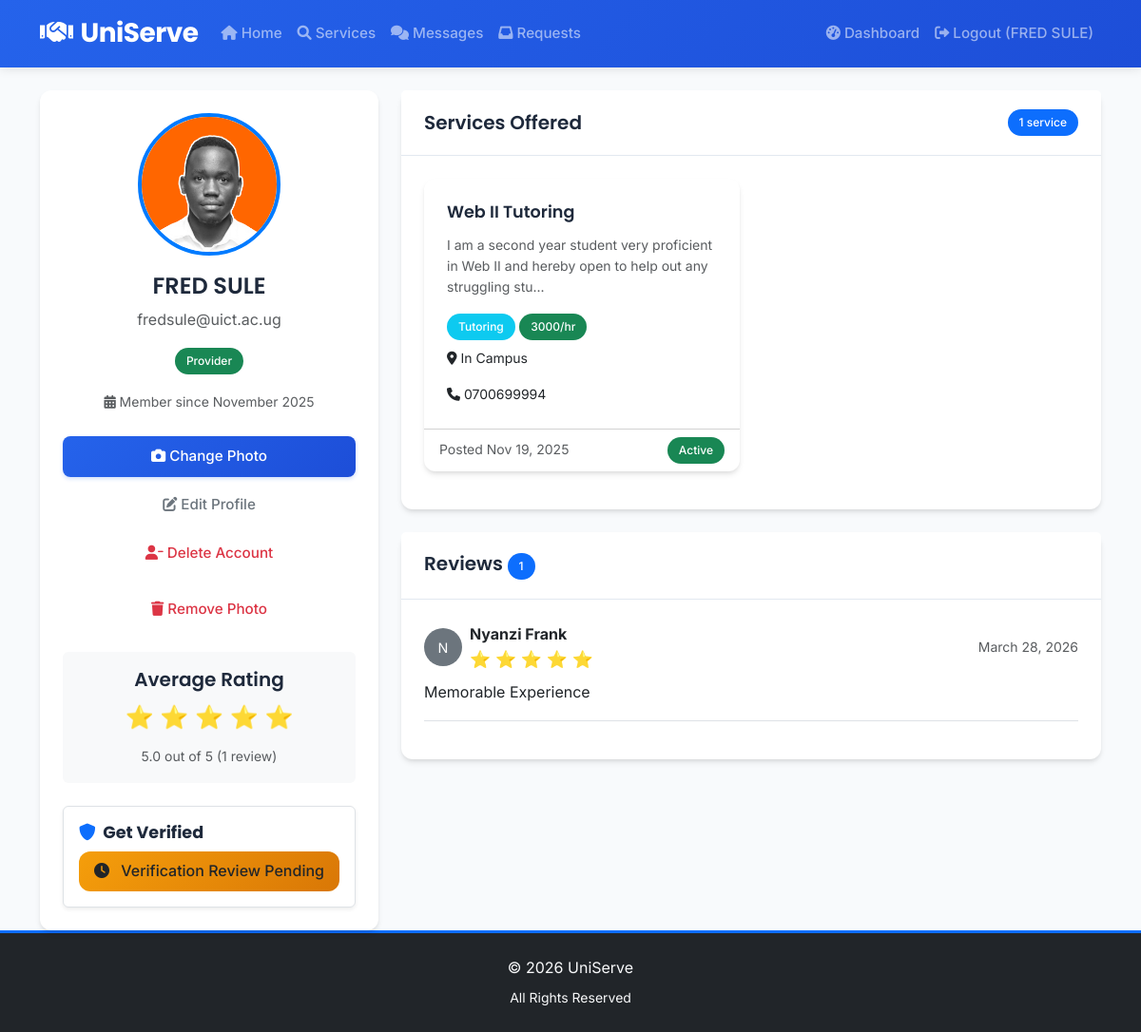
The app's page /profile/2 (signed in) with its own data.
### app.py (models this page shows)
class User(db.Model):
    id = db.Column(db.Integer, primary_key=True)
    name = db.Column(db.String(100), nullable=False)
    email = db.Column(db.String(100), unique=True, nullable=False)
    password = db.Column(db.String(200), nullable=False)
    user_type = db.Column(db.String(20), nullable=False)
    is_admin = db.Column(db.Boolean, default=False)
    profile_picture = db.Column(db.String(200), nullable=True)
    student_id_document = db.Column(db.String(200), nullable=True)
    verification_status = db.Column(db.String(20), default='unverified')
    registration_date = db.Column(db.DateTime, default=datetime.utcnow)
    services = db.relationship('Service', backref='provider', lazy=True)
    reviews_given = db.relationship('Review', foreign_keys='Review.reviewer_id', backref='reviewer', lazy=True)
    reviews_received = db.relationship('Review', foreign_keys='Review.reviewee_id', backref='reviewee', lazy=True)

class Service(db.Model):
    id = db.Column(db.Integer, primary_key=True)
    title = db.Column(db.String(100), nullable=False)
    description = db.Column(db.Text, nullable=False)
    category = db.Column(db.String(50), nullable=False)
    price = db.Column(db.String(50), nullable=True)
    location = db.Column(db.String(100), nullable=False)
    contact_info = db.Column(db.String(100), nullable=False)
    created_date = db.Column(db.DateTime, default=datetime.utcnow)
    is_active = db.Column(db.Boolean, default=True)
    provider_id = db.Column(db.Integer, db.ForeignKey('user.id'), nullable=False)
    requests = db.relationship('ServiceRequest', backref='service', lazy=True)

class Review(db.Model):
    id = db.Column(db.Integer, primary_key=True)
    rating = db.Column(db.Integer, nullable=False)
    comment = db.Column(db.Text, nullable=True)
    review_date = db.Column(db.DateTime, default=datetime.utcnow)
    reviewer_id = db.Column(db.Integer, db.ForeignKey('user.id'), nullable=False)
    reviewee_id = db.Column(db.Integer, db.ForeignKey('user.id'), nullable=False)
    service_id = db.Column(db.Integer, db.ForeignKey('service.id'), nullable=True)

### app.py (the view, shortened to what this page needs)
@app.route('/profile/<int:user_id>')
def profile(user_id):
    user = User.query.get_or_404(user_id)
    reviews = Review.query.filter_by(reviewee_id=user_id).all()
    avg_rating = 0
    if reviews:
        avg_rating = sum([review.rating for review in reviews]) / len(reviews)
    seeker_requests = []
    if user.user_type == 'seeker':
        seeker_requests = ServiceRequest.query.filter_by(seeker_id=user.id).order_by(ServiceRequest.request_date.desc()).all()
    can_message = False
    if 'user_id' in session:
        current_user_id = session['user_id']
        is_admin = session.get('is_admin', False)
        if current_user_id == user.id or is_admin:
            can_message = True
    return render_template('profile.html', user=user, reviews=reviews, avg_rating=avg_rating, seeker_requests=seeker_requests, can_message=can_message)

### templates/profile.html (shortened to what this page needs)
{% extends "base.html" %}
{% block content %}
<div class="row">
    <div class="col-md-4">
        <div class="card">
            <div class="card-body text-center">
                <div class="mb-3">
                    {% if user.profile_picture %}
                    <img src="{{ url_for('static', filename='uploads/profile_pictures/' + user.profile_picture) }}"
                         alt="{{ user.name }}"
                         class="rounded-circle"
                         style="width: 150px; height: 150px; object-fit: cover; border: 4px solid #007bff;">
                    {% else %}
                    <div class="bg-primary text-white rounded-circle d-inline-flex align-items-center justify-content-center"
                         style="width: 150px; height: 150px; font-size: 3rem;">
                        {{ user.name[0]|upper }}
                    </div>
                    {% endif %}
                </div>
                <h4>
                    {{ user.name }}
                </h4>
                <p class="text-muted">{{ user.email }}</p>
                <p>
                    <span class="badge bg-{{ 'success' if user.user_type == 'provider' else 'info' }}">
                        {{ user.user_type|title }}
                    </span>
                </p>
                <p class="text-muted">
                    <small>
                        <i class="fas fa-calendar-alt"></i>
                        Member since {{ user.registration_date.strftime('%B %Y') }}
                    </small>
                </p>
                {% if session.user_id == user.id %}
                <div class="mt-4 d-grid gap-2">
                    <button type="button" class="btn btn-primary btn-sm" data-bs-toggle="modal" data-bs-target="#uploadPictureModal">
                        <i class="fas fa-camera me-1"></i>Change Photo
                    </button>
                    <button type="button" class="btn btn-outline-secondary btn-sm" data-bs-toggle="modal" data-bs-target="#editProfileModal">
                        <i class="fas fa-edit me-1"></i>Edit Profile
                    </button>
                    <button type="button" class="btn btn-outline-danger btn-sm" data-bs-toggle="modal" data-bs-target="#deleteProfileModal">
                        <i class="fas fa-user-minus me-1"></i>Delete Account
                    </button>
                    {% if user.profile_picture %}
                    <form method="POST" action="{{ url_for('remove_profile_picture') }}" class="mt-2">
                        <button type="submit" class="btn btn-outline-danger btn-sm w-100">
                            <i class="fas fa-trash me-1"></i>Remove Photo
                        </button>
                    </form>
                    {% endif %}
                </div>
                {% endif %}
                {% if avg_rating > 0 %}
                <div class="mt-4 p-3 bg-light rounded">
                    <h5>Average Rating</h5>
                    <div class="rating mb-2" style="font-size: 1.5rem;">
                        {% for i in range(5) %}
                            {% if i < avg_rating %}
                                ⭐
                            {% else %}
                                ☆
                            {% endif %}
                        {% endfor %}
                    </div>
                    <small class="text-muted">
                        {{ "%.1f"|format(avg_rating) }} out of 5 ({{ reviews|length }} review{{ 's' if reviews|length != 1 else '' }})
                    </small>
                </div>
                {% elif user.user_type == 'provider' %}
                <div class="mt-4 p-3 bg-light rounded">
                    <h6>No Ratings Yet</h6>
                    <small class="text-muted">Start offering services to get reviews!</small>
                </div>
                {% endif %}
                {% if session.user_id == user.id and user.user_type == 'provider' %}
                <div class="mt-4 p-3 border rounded shadow-sm bg-white text-start">
                    <h6 class="mb-2 fw-bold"><i class="fas fa-shield-alt text-primary me-1"></i> Get Verified</h6>
                    {% if user.verification_status == 'verified' %}
                        <div class="alert alert-success p-2 mb-0 mt-2 text-center d-flex align-items-center justify-content-center">
                            <i class="fas fa-check-circle me-2"></i> Verified Provider
                        </div>
                    {% elif user.verification_status == 'pending' %}
                        <div class="alert alert-warning p-2 mb-0 mt-2 text-center text-dark">
                            <i class="fas fa-clock me-2"></i> Verification Review Pending
                        </div>
                    {% endif %}
                </div>
                {% endif %}
            </div>
        </div>
    </div>
    <div class="col-md-8">
        {% if user.user_type == 'provider' %}
        <div class="card">
            <div class="card-header d-flex justify-content-between align-items-center">
                <h5 class="mb-0">Services Offered</h5>
                <span class="badge bg-primary">{{ user.services|length }} service{{ 's' if user.services|length != 1 else '' }}</span>
            </div>
            <div class="card-body">
                {% set user_services = user.services %}
                {% if user_services %}
                    <div class="row">
                        {% for service in user_services %}
                        <div class="col-md-6 mb-3">
                            <div class="card h-100">
                                <div class="card-body">
                                    <h6 class="card-title">{{ service.title }}</h6>
                                    <p class="card-text small text-muted">{{ service.description[:100] }}{% if service.description|length > 100 %}...{% endif %}</p>
                                    <div class="mb-2">
                                        <span class="badge bg-info">{{ service.category }}</span>
                                        <span class="badge bg-success">{{ service.price }}</span>
                                    </div>
                                    <p class="card-text small">
                                        <i class="fas fa-map-marker-alt"></i> {{ service.location }}
                                    </p>
                                    <p class="card-text small">
                                        <i class="fas fa-phone"></i> {{ service.contact_info }}
                                    </p>
                                </div>
                                <div class="card-footer bg-transparent">
                                    <small class="text-muted">
                                        Posted {{ service.created_date.strftime('%b %d, %Y') }}
                                    </small>
                                    {% if service.is_active %}
                                    <span class="badge bg-success float-end">Active</span>
                                    {% else %}
                                    <span class="badge bg-secondary float-end">Inactive</span>
                                    {% endif %}
                                </div>
                            </div>
                        </div>
                        {% endfor %}
                    </div>
                {% endif %}
            </div>
        </div>
        {% endif %}
        <div class="card mt-4">
            <div class="card-header d-flex justify-content-between align-items-center">
                <h5 class="mb-0">
                    Reviews
                    {% if reviews %}<span class="badge bg-primary">{{ reviews|length }}</span>{% endif %}
                </h5>
            </div>
            <div class="card-body">
                {% if reviews %}
                    {% for review in reviews %}
                    <div class="border-bottom pb-3 mb-3">
                        <div class="d-flex align-items-center mb-2">
                            {% if review.reviewer.profile_picture %}
                            <img src="{{ url_for('static', filename='uploads/profile_pictures/' + review.reviewer.profile_picture) }}"
                                 alt="{{ review.reviewer.name }}"
                                 class="rounded-circle me-2"
                                 style="width: 40px; height: 40px; object-fit: cover;">
                            {% else %}
                            <div class="bg-secondary text-white rounded-circle d-flex align-items-center justify-content-center me-2"
                                 style="width: 40px; height: 40px; font-size: 0.9rem;">
                                {{ review.reviewer.name[0]|upper }}
                            </div>
                            {% endif %}
                            <div>
                                <strong>{{ review.reviewer.name }}</strong>
                                <div class="rating text-warning">
                                    {% for i in range(5) %}
                                        {% if i < review.rating %}
                                            ⭐
                                        {% else %}
                                            ☆
                                        {% endif %}
                                    {% endfor %}
                                </div>
                            </div>
                            <small class="text-muted ms-auto">{{ review.review_date.strftime('%B %d, %Y') }}</small>
                        </div>
                        {% if review.comment %}
                        <p class="mt-2 mb-0">{{ review.comment }}</p>
                        {% else %}
                        <p class="mt-2 mb-0 text-muted"><i>No comment provided</i></p>
                        {% endif %}
                    </div>
                    {% endfor %}
                {% endif %}
            </div>
        </div>
    </div>
</div>
{% if session.user_id == user.id %}
</div>
{% endif %}
{% endblock %}

### templates/base.html (shortened to what this page needs)
<!DOCTYPE html>
<html lang="en">
<head>
    <link href="https://cdn.jsdelivr.net/npm/bootstrap@5.3.0/dist/css/bootstrap.min.css" rel="stylesheet">
    <link rel="stylesheet" href="https://cdnjs.cloudflare.com/ajax/libs/font-awesome/6.0.0/css/all.min.css">
    <link href="{{ url_for('static', filename='css/style.css') }}" rel="stylesheet">
</head>
<body class="d-flex flex-column min-vh-100">
    <nav class="navbar navbar-expand-lg navbar-dark">
        <div class="container">
            <a class="navbar-brand" href="{{ url_for('index') }}">
                <i class="fas fa-handshake me-2"></i>UniServe
            </a>
            <div class="collapse navbar-collapse" id="navbarNav">
                <ul class="navbar-nav me-auto">
                    <li class="nav-item">
                        <a class="nav-link" href="{{ url_for('index') }}">
                            <i class="fas fa-home me-1"></i>Home
                        </a>
                    </li>
                    <li class="nav-item">
                        <a class="nav-link" href="{{ url_for('services') }}">
                            <i class="fas fa-search me-1"></i>Services
                        </a>
                    </li>
                    {% if session.user_id %}
                    <li class="nav-item">
                        <a class="nav-link" href="{{ url_for('messages') }}">
                            <i class="fas fa-comments me-1"></i>Messages
                        </a>
                    </li>
                    <li class="nav-item">
                        <a class="nav-link" href="{{ url_for('service_requests') }}">
                            <i class="fas fa-inbox me-1"></i>Requests
                        </a>
                    </li>
                    {% endif %}
                </ul>
                <ul class="navbar-nav">
                    {% if session.user_id %}
                    <li class="nav-item">
                        <a class="nav-link" href="{{ url_for('dashboard') }}">
                            <i class="fas fa-tachometer-alt me-1"></i>Dashboard
                        </a>
                    </li>
                    <li class="nav-item">
                        <a class="nav-link" href="{{ url_for('logout') }}">
                            <i class="fas fa-sign-out-alt me-1"></i>Logout ({{ session.user_name }})
                        </a>
                    </li>
                    {% endif %}
                </ul>
            </div>
        </div>
    </nav>
    <div class="container mt-4">
        {% block content %}{% endblock %}
    <footer class="bg-dark text-light py-4 mt-auto w-100 border-top border-primary border-3">
        <div class="container text-center">
            <p class="mb-2">&copy; 2026 UniServe</p>
            <p class="mb-0 small">
                All Rights Reserved
            </p>
        </div>
    </footer>
    <div class="toast-container position-fixed bottom-0 end-0 p-3" style="z-index: 1055;">
    </div>
</body>
</html>

### records on screen
User: user_name "FRED SULE", profile_picture (picture), name "FRED SULE", email "fredsule@uict.ac.ug", user_type "Provider", registration_date "November 2025"
Service: title "Web II Tutoring", description "I am a second year student very proficient in Web II and hereby open to help out any struggling stu", category "Tutoring", price "3000/hr", location "In Campus", contact_info "0700699994", created_date "Nov 19, 2025", is_active "Active"
Review: reviewer "N", reviewer.name "Nyanzi Frank", rating 5 (drawn), review_date "March 28, 2026", comment "Memorable Experience"

### other values on screen
{{ "%.1f"|format(avg_rating) }} "5.0"
{{ reviews|length }} "1"
{{ user.services|length }} "1"
